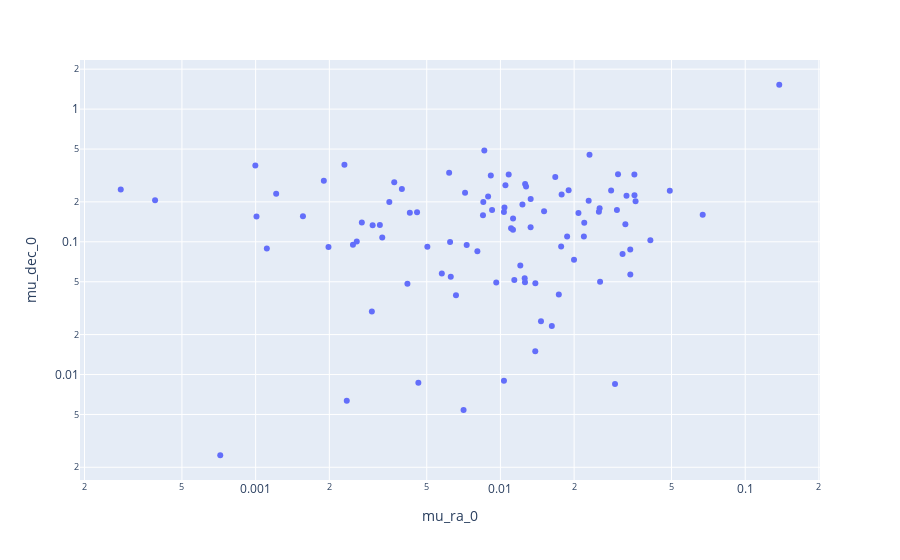

Source (notebook cell):
### Code cell
fig = px.scatter(fp, x='mu_ra_0', y='mu_dec_0', log_x=True, log_y=True)
fig.show()

### Figure 1 — Plotly figure (JSON) as saved in the notebook; plotly's stock layout.template omitted (floating-point values rounded to 4 significant figures; data arrays with more than 128 entries replaced by an {"elided": "..."} marker saying what was removed)
{"data": [{"hovertemplate": "mu_ra_0=%{x}<br>mu_dec_0=%{y}<extra></extra>", "legendgroup": "", "marker": {"color": "#636efa", "symbol": "circle"}, "mode": "markers", "name": "", "orientation": "v", "showlegend": false, "type": "scatter", "x": {"elided": "679 float values"}, "xaxis": "x", "y": {"elided": "679 float values"}, "yaxis": "y"}], "layout": {"legend": {"tracegroupgap": 0}, "margin": {"t": 60}, "xaxis": {"anchor": "y", "domain": [0, 1], "title": {"text": "mu_ra_0"}, "type": "log"}, "yaxis": {"anchor": "x", "domain": [0, 1], "title": {"text": "mu_dec_0"}, "type": "log"}}}
